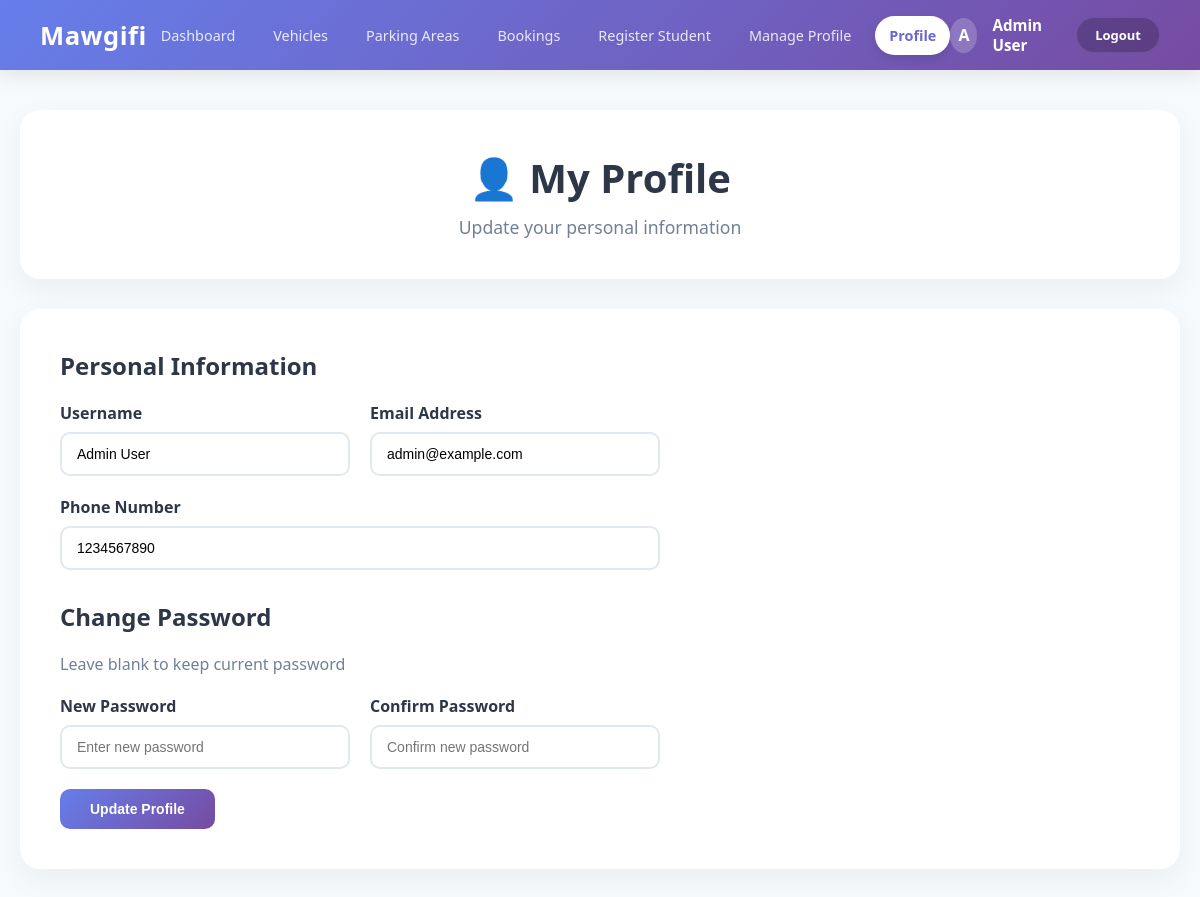
Screenshot of /Moudel1/Admin.php?view=profile (signed in) with the database file from the repository.
### tables this page shows
CREATE TABLE `User` (
    user_id INT AUTO_INCREMENT PRIMARY KEY,
    UserName VARCHAR(100) NOT NULL,
    Email VARCHAR(150) NOT NULL,
    PhoneNumber VARCHAR(20),
    UserType ENUM('admin', 'user', 'staff') DEFAULT 'user',
    created_at TIMESTAMP DEFAULT CURRENT_TIMESTAMP,
    updated_at TIMESTAMP DEFAULT CURRENT_TIMESTAMP ON UPDATE CURRENT_TIMESTAMP,
    password VARCHAR(255) NOT NULL,
    Address TEXT
);

### Moudel1/Admin.php (the view, shortened to what this page needs)
<?php
$user_id = $_SESSION['user_id'];
$username = $_SESSION['username'] ?? 'Admin';
$current_view = isset($_GET['view']) ? $_GET['view'] : 'dashboard';
$conn = getDBConnection();
$stmt = $conn->prepare("SELECT UserName, Email, PhoneNumber FROM User WHERE user_id = ?");
$stmt->bind_param("i", $user_id);
$stmt->execute();
$result = $stmt->get_result();
$user_data = $result->fetch_assoc();
$stmt = $conn->prepare("SELECT COUNT(*) as count FROM User WHERE UserType = 'user'");
$stmt->execute();
$result = $stmt->get_result();
$row = $result->fetch_assoc();
$total_students = $row['count'];
$stmt = $conn->prepare("SELECT COUNT(*) as count FROM User WHERE UserType = 'staff'");
$stmt->execute();
$result = $stmt->get_result();
$row = $result->fetch_assoc();
$total_staff = $row['count'];
$stmt = $conn->prepare("SELECT COUNT(*) as count FROM Vehicle");
$stmt->execute();
$result = $stmt->get_result();
$row = $result->fetch_assoc();
$total_vehicles = $row['count'];
?>
<!DOCTYPE html>
<html lang="en">
<head>
    <link rel="stylesheet" href="Admin.css">
</head>
<body>
    <nav class="navbar">
        <div class="brand">Mawgifi</div>
        <div class="nav-links">
            <a href="Admin.php?view=dashboard" <?php echo $current_view === 'dashboard' ? 'class="active"' : ''; ?>>Dashboard</a>
            <a href="../modules/membership/index.php">Vehicles</a>
            <a href="../modules/parking/index.php">Parking Areas</a>
            <a href="../modules/booking/index.php">Bookings</a>
            <a href="Admin.php?view=register" <?php echo $current_view === 'register' ? 'class="active"' : ''; ?>>Register Student</a>
            <a href="Admin.php?view=manage" <?php echo $current_view === 'manage' ? 'class="active"' : ''; ?>>Manage Profile</a>
            <a href="Admin.php?view=profile" <?php echo $current_view === 'profile' ? 'class="active"' : ''; ?>>Profile</a>
        </div>
        <div class="user-profile">
            <div class="avatar-circle"><?php echo strtoupper(substr($username, 0, 1)); ?></div>
            <span class="user-name"><?php echo htmlspecialchars($username); ?></span>
            <a href="../logout.php" class="logout-btn">Logout</a>
        </div>
    </nav>
    <div class="container">
        <?php if ($current_view === 'dashboard'): ?>
        <div class="dashboard-welcome">
            <h2>Welcome Back, <?php echo htmlspecialchars($username); ?>!</h2>
            <p>Manage the Mawgifi parking system</p>
        </div>
        <div class="modules-grid">
            <a href="../modules/membership/index.php" class="module-card m1">
                <div class="module-icon">🚗</div>
                <h3>Vehicles</h3>
                <p>Manage user memberships, profiles, and vehicle registrations.</p>
            </a>
            <a href="../modules/parking/index.php" class="module-card m2">
                <div class="module-icon">🅿️</div>
                <h3>Parking Areas</h3>
                <p>Manage parking areas, spaces, and monitor availability status.</p>
            </a>
            <a href="../modules/booking/index.php" class="module-card m3">
                <div class="module-icon">📋</div>
                <h3>Bookings</h3>
                <p>Oversee parking bookings and manage QR code access systems.</p>
            </a>
        </div>
        <div class="stats-section">
            <div class="stat-card">
                <div class="stat-number"><?php echo $total_students; ?></div>
                <div class="stat-label">Total Students</div>
            </div>
            <div class="stat-card">
                <div class="stat-number"><?php echo $total_staff; ?></div>
                <div class="stat-label">Total Staff</div>
            </div>
            <div class="stat-card">
                <div class="stat-number"><?php echo $total_vehicles; ?></div>
                <div class="stat-label">Total Vehicles</div>
            </div>
        </div>
        <?php elseif ($current_view === 'profile'): ?>
        <div class="module-header">
            <h1>👤 My Profile</h1>
            <p>Update your personal information</p>
        </div>
        <div class="content-area">
            <div class="form-section">
                <h2>Personal Information</h2>
                <form method="POST" action="">
                    <div class="form-row">
                        <div class="form-group">
                            <label for="username">Username</label>
                            <input type="text" id="username" name="username" value="<?php echo htmlspecialchars($user_data['UserName'] ?? ''); ?>" required>
                        </div>
                        <div class="form-group">
                            <label for="email">Email Address</label>
                            <input type="email" id="email" name="email" value="<?php echo htmlspecialchars($user_data['Email'] ?? ''); ?>" required>
                        </div>
                    </div>
                    <div class="form-row">
                        <div class="form-group">
                            <label for="phone">Phone Number</label>
                            <input type="text" id="phone" name="phone" value="<?php echo htmlspecialchars($user_data['PhoneNumber'] ?? ''); ?>" placeholder="Enter phone number">
                        </div>
                    </div>
                    <h2 style="margin-top: 30px;">Change Password</h2>
                    <p style="color: var(--text-light); margin-bottom: 20px;">Leave blank to keep current password</p>
                    <div class="form-row">
                        <div class="form-group">
                            <label for="password">New Password</label>
                            <input type="password" id="password" name="password" placeholder="Enter new password">
                        </div>
                        <div class="form-group">
                            <label for="confirm_password">Confirm Password</label>
                            <input type="password" id="confirm_password" name="confirm_password" placeholder="Confirm new password">
                        </div>
                    </div>
                    <button type="submit" name="update_profile" class="btn">Update Profile</button>
                </form>
            </div>
        </div>
        <?php endif; ?>
    </div>
</body>
</html>

### Moudel1/Admin.css (style rules this page uses)
:root { --primary-grad: linear-gradient(135deg, #667eea 0%, #764ba2 100%); --text-dark: #2d3748; --text-light: #718096; --bg-light: #f7fafc; }
* { margin: 0; padding: 0; box-sizing: border-box; }
body { font-family: 'Segoe UI', system-ui, sans-serif; background: var(--bg-light); color: var(--text-dark); }
.navbar { background: var(--primary-grad); color: white; padding: 15px 40px; display: flex; justify-content: space-between; align-items: center; box-shadow: 0 4px 20px rgba(0, 0, 0, 0.1); }
.navbar .brand { font-size: 1.6rem; font-weight: 800; letter-spacing: 0.5px; }
.nav-links { display: flex; gap: 10px; flex-wrap: nowrap; }
.nav-links a { color: rgba(255, 255, 255, 0.85); text-decoration: none; font-weight: 500; padding: 10px 14px; border-radius: 50px; transition: all 0.3s ease; font-size: 0.9rem; white-space: nowrap; }
.nav-links a.active { background: white; color: #6a67ce; font-weight: 700; box-shadow: 0 4px 10px rgba(0, 0, 0, 0.1); }
.user-profile { display: flex; align-items: center; gap: 15px; }
.user-name { font-weight: 600; font-size: 0.95rem; }
.avatar-circle { width: 35px; height: 35px; background: rgba(255, 255, 255, 0.2); border-radius: 50%; display: flex; align-items: center; justify-content: center; font-weight: bold; }
.logout-btn { background: rgba(0, 0, 0, 0.2); color: white; border: 1px solid rgba(255, 255, 255, 0.1); padding: 8px 18px; border-radius: 20px; cursor: pointer; text-decoration: none; font-size: 13px; font-weight: 600; transition: all 0.3s; }
.container { max-width: 1200px; margin: 40px auto; padding: 0 20px; }
.module-header { background: white; padding: 40px; border-radius: 20px; box-shadow: 0 10px 30px rgba(0, 0, 0, 0.05); text-align: center; }
.module-header h1 { font-size: 2.5rem; margin-bottom: 10px; color: var(--text-dark); }
.module-header p { color: var(--text-light); font-size: 1.1rem; }
.content-area { margin-top: 30px; background: white; padding: 40px; border-radius: 20px; box-shadow: 0 10px 30px rgba(0, 0, 0, 0.05); }
.form-section { max-width: 600px; }
.form-section h2 { font-size: 1.5rem; margin-bottom: 20px; color: var(--text-dark); }
.form-row { display: grid; grid-template-columns: repeat(auto-fit, minmax(200px, 1fr)); gap: 20px; margin-bottom: 20px; }
.form-group { display: flex; flex-direction: column; }
.form-group label { font-weight: 600; margin-bottom: 8px; color: var(--text-dark); }
.form-group input { padding: 12px 15px; border: 2px solid #e2e8f0; border-radius: 10px; font-size: 14px; transition: all 0.3s; }
.btn { padding: 12px 30px; background: var(--primary-grad); color: white; border: none; border-radius: 10px; font-size: 14px; font-weight: 600; cursor: pointer; transition: all 0.3s; }

### rows the page displays
user: username "Admin User", email "admin@example.com", phone "1234567890"

### other values shown
substr($username, 0, 1) "A"
$username "Admin User"
